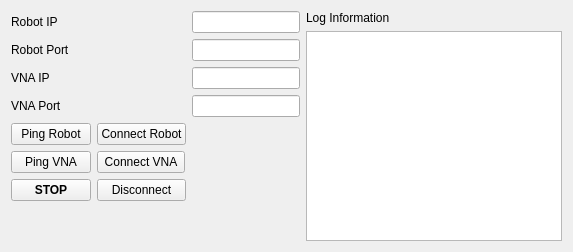
        <widget class="QWidget" name="connectionTab">
         <property name="sizePolicy">
          <sizepolicy hsizetype="Expanding" vsizetype="Expanding">
           <horstretch>1</horstretch>
           <verstretch>1</verstretch>
          </sizepolicy>
         </property>
         <attribute name="title">
          <string>Connection</string>
         </attribute>
         <layout class="QGridLayout" name="gridLayout_3">
          <item row="0" column="0">
           <layout class="QHBoxLayout" name="connection_main_HLayout" stretch="1,1">
            <item>
             <layout class="QGridLayout" name="con_params_gridLayout" rowstretch="0,0,0,0,0,0,0,0" columnstretch="0,0,0">
              <property name="sizeConstraint">
               <enum>QLayout::SetDefaultConstraint</enum>
              </property>
              <item row="1" column="2">
               <widget class="QLineEdit" name="robot_port_lineEdit">
                <property name="sizePolicy">
                 <sizepolicy hsizetype="Fixed" vsizetype="Fixed">
                  <horstretch>0</horstretch>
                  <verstretch>0</verstretch>
                 </sizepolicy>
                </property>
               </widget>
              </item>
              <item row="5" column="1">
               <widget class="QPushButton" name="cont_vna_pushButton">
                <property name="sizePolicy">
                 <sizepolicy hsizetype="Fixed" vsizetype="Fixed">
                  <horstretch>0</horstretch>
                  <verstretch>0</verstretch>
                 </sizepolicy>
                </property>
                <property name="minimumSize">
                 <size>
                  <width>88</width>
                  <height>0</height>
                 </size>
                </property>
                <property name="text">
                 <string>Connect VNA</string>
                </property>
               </widget>
              </item>
              <item row="4" column="0">
               <widget class="QPushButton" name="ping_robot_pushButton">
                <property name="text">
                 <string>Ping Robot</string>
                </property>
               </widget>
              </item>
              <item row="0" column="0">
               <widget class="QLabel" name="robot_ip_label">
                <property name="sizePolicy">
                 <sizepolicy hsizetype="Fixed" vsizetype="Preferred">
                  <horstretch>0</horstretch>
                  <verstretch>0</verstretch>
                 </sizepolicy>
                </property>
                <property name="frameShape">
                 <enum>QFrame::NoFrame</enum>
                </property>
                <property name="frameShadow">
                 <enum>QFrame::Raised</enum>
                </property>
                <property name="midLineWidth">
                 <number>0</number>
                </property>
                <property name="text">
                 <string>Robot IP</string>
                </property>
                <property name="alignment">
                 <set>Qt::AlignLeading|Qt::AlignLeft|Qt::AlignVCenter</set>
                </property>
               </widget>
              </item>
              <item row="4" column="1">
               <widget class="QPushButton" name="con_robot_pushButton">
                <property name="sizePolicy">
                 <sizepolicy hsizetype="Fixed" vsizetype="Fixed">
                  <horstretch>0</horstretch>
                  <verstretch>0</verstretch>
                 </sizepolicy>
                </property>
                <property name="text">
                 <string>Connect Robot</string>
                </property>
               </widget>
              </item>
              <item row="6" column="0">
               <widget class="QPushButton" name="con_stop_pushButton">
                <property name="font">
                 <font>
                  <bold>true</bold>
                 </font>
                </property>
                <property name="text">
                 <string>STOP</string>
                </property>
               </widget>
              </item>
              <item row="3" column="2">
               <widget class="QLineEdit" name="vna_port_lineEdit">
                <property name="sizePolicy">
                 <sizepolicy hsizetype="Fixed" vsizetype="Fixed">
                  <horstretch>0</horstretch>
                  <verstretch>0</verstretch>
                 </sizepolicy>
                </property>
               </widget>
              </item>
              <item row="2" column="0">
               <widget class="QLabel" name="vna_ip_label">
                <property name="sizePolicy">
                 <sizepolicy hsizetype="Fixed" vsizetype="Preferred">
                  <horstretch>0</horstretch>
                  <verstretch>0</verstretch>
                 </sizepolicy>
                </property>
                <property name="text">
                 <string>VNA IP</string>
                </property>
               </widget>
              </item>
              <item row="3" column="0">
               <widget class="QLabel" name="vna_port_label">
                <property name="sizePolicy">
                 <sizepolicy hsizetype="Fixed" vsizetype="Preferred">
                  <horstretch>0</horstretch>
                  <verstretch>0</verstretch>
                 </sizepolicy>
                </property>
                <property name="text">
                 <string>VNA Port</string>
                </property>
               </widget>
              </item>
              <item row="0" column="2">
               <widget class="QLineEdit" name="robot_ip_lineEdit">
                <property name="sizePolicy">
                 <sizepolicy hsizetype="Fixed" vsizetype="Fixed">
                  <horstretch>0</horstretch>
                  <verstretch>0</verstretch>
                 </sizepolicy>
                </property>
               </widget>
              </item>
              <item row="5" column="0">
               <widget class="QPushButton" name="ping_vna_pushButton">
                <property name="text">
                 <string>Ping VNA</string>
                </property>
               </widget>
              </item>
              <item row="6" column="1">
               <widget class="QPushButton" name="disconnect_pushButton">
                <property name="minimumSize">
                 <size>
                  <width>88</width>
                  <height>0</height>
                 </size>
                </property>
                <property name="text">
                 <string>Disconnect</string>
                </property>
               </widget>
              </item>
              <item row="2" column="2">
               <widget class="QLineEdit" name="vna_ip_lineEdit">
                <property name="sizePolicy">
                 <sizepolicy hsizetype="Fixed" vsizetype="Fixed">
                  <horstretch>0</horstretch>
                  <verstretch>0</verstretch>
                 </sizepolicy>
                </property>
               </widget>
              </item>
              <item row="1" column="0">
               <widget class="QLabel" name="robot_port_label">
                <property name="sizePolicy">
                 <sizepolicy hsizetype="Fixed" vsizetype="Preferred">
                  <horstretch>0</horstretch>
                  <verstretch>0</verstretch>
                 </sizepolicy>
                </property>
                <property name="text">
                 <string>Robot Port</string>
                </property>
               </widget>
              </item>
              <item row="7" column="1">
               <spacer name="verticalSpacer">
                <property name="orientation">
                 <enum>Qt::Vertical</enum>
                </property>
                <property name="sizeHint" stdset="0">
                 <size>
                  <width>20</width>
                  <height>40</height>
                 </size>
                </property>
               </spacer>
              </item>
             </layout>
            </item>
            <item>
             <layout class="QGridLayout" name="con_log_gridLayout">
              <item row="0" column="0">
               <widget class="QLabel" name="con_log_header_label">
                <property name="text">
                 <string>Log Information</string>
                </property>
                <property name="textFormat">
                 <enum>Qt::AutoText</enum>
                </property>
               </widget>
              </item>
              <item row="1" column="0">
               <widget class="QTextBrowser" name="con_log_textB"/>
              </item>
             </layout>
            </item>
           </layout>
          </item>
         </layout>
        </widget>
